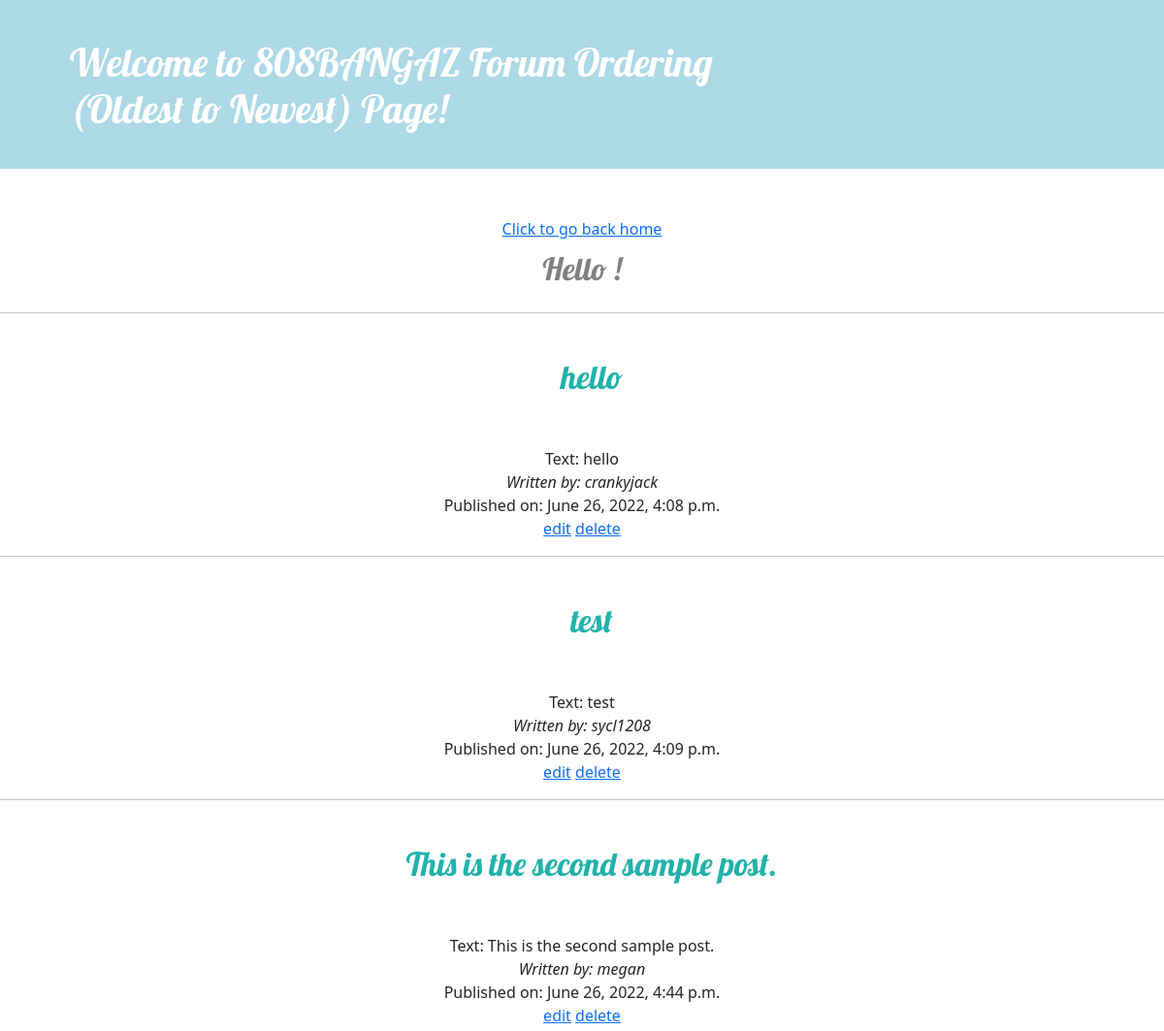
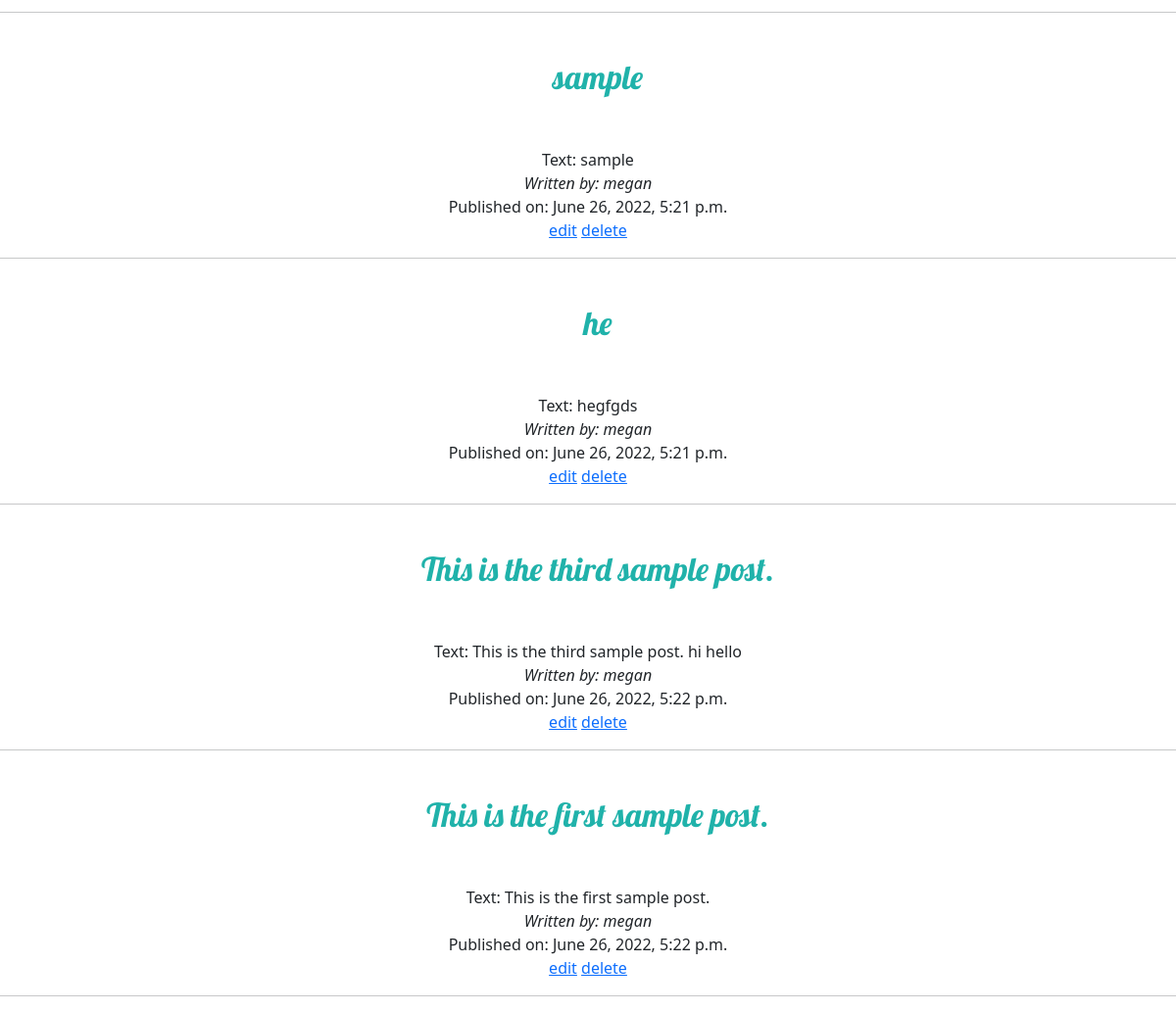
The page /latest/ on the database its author committed (2 pictures, top to bottom).
### blogs/models.py (models this page shows, shortened)
class Post(models.Model):
    author = models.ForeignKey(settings.AUTH_USER_MODEL, on_delete=models.CASCADE)
    title = models.CharField(max_length=200)
    text = models.TextField()
    created_date = models.DateTimeField(default=timezone.now)
    published_date = models.DateTimeField(blank=True, null=True)

### blogs/views.py (the view)
# urls.py: path('latest/', views.TodayView.as_view(), name='todayDate'),
class TodayView(generic.ListView):
    template_name = 'blogs/latest.html'
    context_object_name = 'blogs_list'
    def get_queryset(self):
        return Post.objects.filter(published_date__lte=timezone.now()).order_by('published_date')

### blogs/templates/blogs/latest.html (shortened to what this page needs)
{% load static %}
<!DOCTYPE html>
<html>
    <head>
        <link rel="stylesheet" href="https://cdn.jsdelivr.net/npm/bootstrap@5.1.3/dist/css/bootstrap.min.css">
        <link rel="stylesheet" href="{% static 'css/blogs.css' %}">
    </head>
    <body>
        <header class="page-header">
            <div class="container">
                <h1 class='greeting3'>Welcome to 808BANGAZ Forum Ordering<br> (Oldest to Newest) Page!</h1>
            </div>
        </header>
    </body>
<center>
    <a href="{% url 'post_list' %}">{% csrf_token %}Click to go back home</a>
</center>
{% if blogs_list %}
    <center>
        <center><h2 class='user'> Hello {{user.username}}!</h2></center>
        <hr>
        {% for blog in blogs_list %}
                <h4 class='title'>{{ blog.title }}</h4><br>
                Text: {{ blog.text }} <br>
                <i>Written by: {{ blog.author }}</i> <br>
                Published on: {{ blog.published_date }} <br>
                <span><a href="{% url 'update' blog.id %}">edit</a></span>
                <span><a href="{% url 'delete' blog.id %}">delete</a></span>
                <hr>
        {% endfor %}
    </center>
{% else %}
    <p>No posts exist</p>
{% endif %}

### blogs/static/css/blogs.css (style rules this page uses)
.page-header { background-color: lightblue; margin-top: 0; margin-bottom: 50px; padding: 10px 10px 10px 10px; font-family: 'Lobster', cursive; text-align: left; }
h1, h2, h3, h4 { font-family: 'Lobster', cursive; }
.title { padding: 30px 20px 20px 40px; color: lightseagreen; font-style: bold; font-family: 'Lobster', cursive; font-size: 25pt; }
.greeting3 { padding: 30px 20px 20px 30px; color: white; font-family: 'Lobster', cursive; }
.user { text-align: center; padding: 10px 10px 10px 10px; color: gray; }

### rows shown on the page
Post: title "hello", text "hello", author "crankyjack", published_date "June 26, 2022, 4:08 p.m."
Post: title "test", text "test", author "sycl1208", published_date "June 26, 2022, 4:09 p.m."
Post: title "This is the second sample post.", text "This is the second sample post.", author "megan", published_date "June 26, 2022, 4:44 p.m."
Post: title "sample", text "sample", author "megan", published_date "June 26, 2022, 5:21 p.m."
Post: title "he", text "hegfgds", author "megan", published_date "June 26, 2022, 5:21 p.m."
Post: title "This is the third sample post.", text "This is the third sample post. hi hello", author "megan", published_date "June 26, 2022, 5:22 p.m."
Post: title "This is the first sample post.", text "This is the first sample post.", author "megan", published_date "June 26, 2022, 5:22 p.m."
